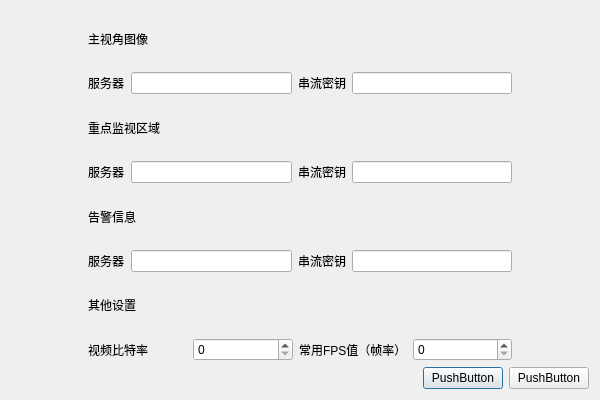
<?xml version="1.0" encoding="UTF-8"?>
<ui version="4.0">
 <class>StreamSettingClass</class>
 <widget class="QDialog" name="StreamSettingClass">
  <property name="geometry">
   <rect>
    <x>0</x>
    <y>0</y>
    <width>600</width>
    <height>400</height>
   </rect>
  </property>
  <property name="windowTitle">
   <string>StreamSetting</string>
  </property>
  <layout class="QGridLayout" name="gridLayout_7">
   <item row="0" column="0">
    <layout class="QGridLayout" name="gridLayout_6" rowstretch="8,1" columnstretch="1,6,1">
     <item row="0" column="0">
      <spacer name="horizontalSpacer_2">
       <property name="orientation">
        <enum>Qt::Horizontal</enum>
       </property>
       <property name="sizeHint" stdset="0">
        <size>
         <width>40</width>
         <height>20</height>
        </size>
       </property>
      </spacer>
     </item>
     <item row="0" column="1">
      <layout class="QGridLayout" name="gridLayout_5">
       <item row="0" column="0">
        <layout class="QGridLayout" name="gridLayout">
         <item row="1" column="0">
          <widget class="QLabel" name="label_2">
           <property name="text">
            <string>服务器</string>
           </property>
          </widget>
         </item>
         <item row="1" column="1">
          <widget class="QLineEdit" name="lineEdit"/>
         </item>
         <item row="1" column="2">
          <widget class="QLabel" name="label_3">
           <property name="text">
            <string>串流密钥</string>
           </property>
          </widget>
         </item>
         <item row="1" column="3">
          <widget class="QLineEdit" name="lineEdit_2"/>
         </item>
         <item row="0" column="0" colspan="2">
          <widget class="QLabel" name="label">
           <property name="text">
            <string>主视角图像</string>
           </property>
          </widget>
         </item>
        </layout>
       </item>
       <item row="1" column="0">
        <layout class="QGridLayout" name="gridLayout_2">
         <item row="0" column="0" colspan="2">
          <widget class="QLabel" name="label_4">
           <property name="text">
            <string>重点监视区域</string>
           </property>
          </widget>
         </item>
         <item row="1" column="1">
          <widget class="QLineEdit" name="lineEdit_3"/>
         </item>
         <item row="1" column="2">
          <widget class="QLabel" name="label_6">
           <property name="text">
            <string>串流密钥</string>
           </property>
          </widget>
         </item>
         <item row="1" column="0">
          <widget class="QLabel" name="label_5">
           <property name="text">
            <string>服务器</string>
           </property>
          </widget>
         </item>
         <item row="1" column="3">
          <widget class="QLineEdit" name="lineEdit_4"/>
         </item>
        </layout>
       </item>
       <item row="2" column="0">
        <layout class="QGridLayout" name="gridLayout_3">
         <item row="1" column="0">
          <widget class="QLabel" name="label_8">
           <property name="text">
            <string>服务器</string>
           </property>
          </widget>
         </item>
         <item row="1" column="1">
          <widget class="QLineEdit" name="lineEdit_5"/>
         </item>
         <item row="1" column="2">
          <widget class="QLabel" name="label_9">
           <property name="text">
            <string>串流密钥</string>
           </property>
          </widget>
         </item>
         <item row="1" column="3">
          <widget class="QLineEdit" name="lineEdit_6"/>
         </item>
         <item row="0" column="0" colspan="2">
          <widget class="QLabel" name="label_7">
           <property name="text">
            <string>告警信息</string>
           </property>
          </widget>
         </item>
        </layout>
       </item>
       <item row="3" column="0">
        <layout class="QGridLayout" name="gridLayout_4">
         <item row="1" column="4">
          <widget class="QSpinBox" name="spinBox_2"/>
         </item>
         <item row="1" column="1">
          <widget class="QSpinBox" name="spinBox"/>
         </item>
         <item row="0" column="0" colspan="2">
          <widget class="QLabel" name="label_10">
           <property name="text">
            <string>其他设置</string>
           </property>
          </widget>
         </item>
         <item row="1" column="0">
          <widget class="QLabel" name="label_11">
           <property name="text">
            <string>视频比特率</string>
           </property>
          </widget>
         </item>
         <item row="1" column="3">
          <widget class="QLabel" name="label_12">
           <property name="text">
            <string>常用FPS值（帧率）</string>
           </property>
          </widget>
         </item>
        </layout>
       </item>
      </layout>
     </item>
     <item row="0" column="2">
      <spacer name="horizontalSpacer">
       <property name="orientation">
        <enum>Qt::Horizontal</enum>
       </property>
       <property name="sizeHint" stdset="0">
        <size>
         <width>40</width>
         <height>20</height>
        </size>
       </property>
      </spacer>
     </item>
     <item row="1" column="0" colspan="3">
      <layout class="QHBoxLayout" name="horizontalLayout">
       <item>
        <spacer name="horizontalSpacer_3">
         <property name="orientation">
          <enum>Qt::Horizontal</enum>
         </property>
         <property name="sizeHint" stdset="0">
          <size>
           <width>40</width>
           <height>20</height>
          </size>
         </property>
        </spacer>
       </item>
       <item>
        <widget class="QPushButton" name="pushButton">
         <property name="text">
          <string>PushButton</string>
         </property>
        </widget>
       </item>
       <item>
        <widget class="QPushButton" name="pushButton_2">
         <property name="text">
          <string>PushButton</string>
         </property>
        </widget>
       </item>
      </layout>
     </item>
    </layout>
   </item>
  </layout>
 </widget>
 <layoutdefault spacing="6" margin="11"/>
 <resources/>
 <connections/>
</ui>
